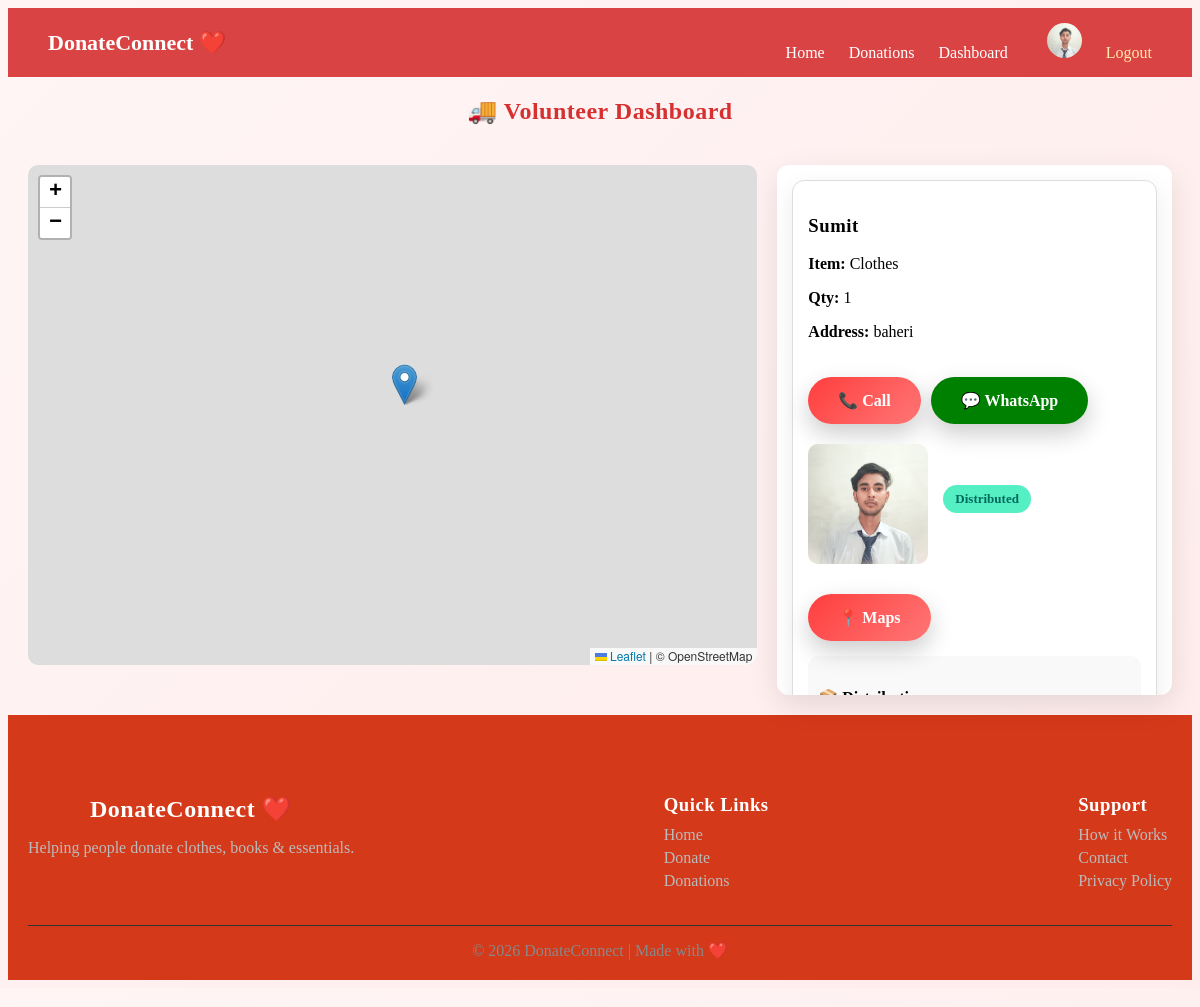
Page /volunteer-dashboard/ (signed in) on the committed database.
### ngo/models.py (models this page shows, shortened)
class Profile(models.Model):
    user = models.OneToOneField(User, on_delete=models.CASCADE)
    image = models.ImageField(upload_to='profiles/', default='profiles/default.png')

class Donation(models.Model):
    user = models.ForeignKey(
        User,
        on_delete=models.CASCADE,
        null=True,
        related_name='donations'
    )
    assigned_to = models.ForeignKey(
        User,
        on_delete=models.SET_NULL,
        null=True,
        blank=True,
        related_name='assigned_donations'
    )
    name = models.CharField(max_length=100)
    item_type = models.CharField(max_length=50)
    quantity = models.IntegerField()
    address = models.TextField()
    phone = models.CharField(max_length=15, null=True, blank=True)
    email = models.EmailField(null=True, blank=True)
    STATUS_CHOICES = [
        ('Pending', 'Pending'),
        ('Ready', 'Ready for Pickup'),
        ('Picked', 'Picked'),
        ('Distributed', 'Distributed'),
        ('Completed', 'Completed'),
        ('Rejected', 'Rejected'),
    ]
    status = models.CharField(
        max_length=20,
        choices=STATUS_CHOICES,
        default='Pending'
    )
    pickup_date = models.DateField(null=True, blank=True)
    created_at = models.DateTimeField(auto_now_add=True)
    latitude = models.FloatField(null=True, blank=True)
    longitude = models.FloatField(null=True, blank=True)
    image = models.ImageField(upload_to='donations/', null=True, blank=True)

### ngo/views.py (the view)
# urls.py: path('volunteer-dashboard/', views.volunteer_dashboard, name='volunteer_dashboard'),
@login_required
def volunteer_dashboard(request):
    donations = Donation.objects.filter(
        assigned_to=request.user
    )
    return render(request, 'ngo/volunteer_dashboard.html', {
        'donations': donations
    })

### ngo/templates/ngo/volunteer_dashboard.html (shortened to what this page needs)
{% extends 'ngo/base.html' %}
{% block content %}
<h2 style="text-align:center;">🚚 Volunteer Dashboard</h2>
<div class="vol-container">
    <div class="vol-map">
        <div id="map"></div>
    </div>
    <div class="vol-list">
        {% for d in donations %}
<div class="vol-card">
    <h3>{{ d.name }}</h3>
    <p><b>Item:</b> {{ d.item_type }}</p>
    <p><b>Qty:</b> {{ d.quantity }}</p>
    <p><b>Address:</b> {{ d.address }}</p>
    {% if d.phone %}
    <div class="action-row">
        <a href="tel:{{ d.phone }}" class="btn">📞 Call</a>
        <a href="https://wa.me/{{ d.phone }}" target="_blank" class="btn whatsapp">💬 WhatsApp</a>
    </div>
    {% endif %}
    <div class="image-status">
        {% if d.image %}
            <img src="{{ d.image.url }}" class="vol-img">
        {% endif %}
        <span class="status-badge {{ d.status|lower }}">
            {{ d.status }}
        </span>
    </div>
    <div class="action-row">
        {% if d.latitude and d.longitude %}
            <a href="https://www.google.com/maps?q={{ d.latitude }},{{ d.longitude }}" target="_blank" class="btn">📍 Maps</a>
        {% endif %}
    </div>
    <div class="distribution-box">
        <h4>📦 Distribution</h4>
    </div>
</div>
        </div>
        {% empty %}
            <p>No donations assigned</p>
        {% endfor %}
    </div>
</div>
{% endblock %}

### ngo/templates/ngo/base.html (shortened to what this page needs)
{% load static %}
<!DOCTYPE html>
<html>
<head>
<link rel="stylesheet" href="{% static 'css/style.css' %}?v=30000">
    <link rel="stylesheet" href="https://unpkg.com/leaflet/dist/leaflet.css" />
    <link rel="stylesheet" href="https://cdnjs.cloudflare.com/ajax/libs/font-awesome/6.5.0/css/all.min.css">
</head>
<body>
<nav class="navbar">
    <div class="nav-left">
        <a href="/" class="logo">DonateConnect ❤️</a>
    </div>
    <div class="nav-right">
        <a href="/" class="{% if request.path == '/' %}active{% endif %}">Home</a>
        <a href="/donations/" class="{% if '/donations' in request.path %}active{% endif %}">
            Donations
        </a>
        {% if user.is_authenticated %}
            <a href="/dashboard/">Dashboard</a>
<a href="/profile/" class="profile-link">
    <img src="{{ user.profile.image.url }}" class="nav-avatar">
</a>
            <a href="/logout/" class="logout">Logout</a>
        {% endif %}
    </div>
</nav>
<div class="container">
    {% block content %}
    {% endblock %}
<footer class="footer">
    <div class="footer-container">
        <div>
            <h2>DonateConnect ❤️</h2>
            <p>Helping people donate clothes, books & essentials.</p>
        </div>
        <div>
            <h3>Quick Links</h3>
            <a href="/">Home</a>
            <a href="/donate/">Donate</a>
            <a href="/donations/">Donations</a>
        </div>
        <div>
            <h3>Support</h3>
            <a href="#">How it Works</a>
            <a href="#">Contact</a>
            <a href="#">Privacy Policy</a>
        </div>
    </div>
    <div class="footer-bottom">
        © 2026 DonateConnect | Made with ❤️
    </div>
</footer>
</body>
</html>

### ngo/static/css/style.css (style rules this page uses)
nav { display: flex; justify-content: space-between; align-items: center; padding: 15px 40px; background: #d63031; color: white; }
nav a { color: white; text-decoration: none; }
h2 { color: #d63030; text-align: center; }
.btn { margin-top: 20px; padding: 14px 30px; border-radius: 30px; background: linear-gradient(135deg, #ff3e3e, #ff7675); color: white; font-weight: bold; text-decoration: none; box-shadow: 0 10px 25px rgba(0,0,0,0.2); transition: 0.3s; }
body { background: linear-gradient(135deg, #fff5f5, #ffecec); }
.footer { background: #d4391a; color: #eee; padding: 60px 20px 20px; }
.footer-container { display: flex; justify-content: space-between; flex-wrap: wrap; gap: 30px; }
.footer h2, .footer h3 { color: white; margin-bottom: 10px; }
.footer p { color: #bbb; }
.footer a { display: block; color: #bbb; margin: 5px 0; text-decoration: none; }
.footer-bottom { text-align: center; margin-top: 30px; border-top: 1px solid #333; padding-top: 15px; color: #888; }
.vol-map { flex: 2; }
#map { border-radius: 12px; }
.vol-list { flex: 1; background: white; padding: 15px; border-radius: 12px; box-shadow: 0 10px 30px rgba(0,0,0,0.1); }
.vol-card { background: #f9fafc; padding: 12px; margin-bottom: 12px; border-radius: 10px; transition: 0.3s; }
.vol-img { width: 100%; border-radius: 8px; margin-top: 8px; }
.navbar { position: sticky; top: 0; z-index: 1000; display: flex; justify-content: space-between; align-items: center; padding: 15px 40px; background: rgba(214, 48, 49, 0.9); backdrop-filter: blur(10px); color: white; }
.logo { font-size: 22px; font-weight: bold; color: white; text-decoration: none; }
.nav-right a { margin-left: 20px; color: white; text-decoration: none; position: relative; }
.nav-right a::after { content: ""; position: absolute; width: 0%; height: 2px; background: white; bottom: -5px; left: 0; transition: 0.3s; }
.logout { color: #ffeaa7 !important; }
.nav-avatar { width: 35px; height: 35px; border-radius: 50%; object-fit: cover; margin-left: 15px; }
.vol-container { display: flex; gap: 20px; padding: 20px; }
.vol-map { width: 40%; }
#map { height: 500px; border-radius: 10px; }
.vol-list { width: 60%; max-height: 500px; overflow-y: auto; }
.vol-card { border: 1px solid #ddd; padding: 15px; margin-bottom: 15px; border-radius: 10px; background: white; }
.vol-img { width: 100px; margin-top: 10px; border-radius: 8px; }
h2, h3 { letter-spacing: 0.5px; }
.vol-card { background: white; padding: 15px; margin-bottom: 15px; border-radius: 12px; box-shadow: 0 8px 25px rgba(0,0,0,0.08); }
.action-row { display: flex; gap: 10px; margin-top: 10px; flex-wrap: wrap; }
.whatsapp { background: green !important; }
.image-status { display: flex; align-items: center; gap: 15px; margin-top: 10px; }
.vol-img { width: 120px; height: 120px; object-fit: cover; border-radius: 10px; }
.status-badge { padding: 6px 12px; border-radius: 20px; font-size: 13px; font-weight: bold; }
.status-badge.completed, .status-badge.distributed { background: #55efc4; color: #00695c; }
.distribution-box { margin-top: 15px; padding: 10px; background: #f9f9f9; border-radius: 10px; }

### rows in the picture
Donation: name "Sumit", item_type "Clothes", quantity "1", address "baheri", image (picture), status "Distributed"
